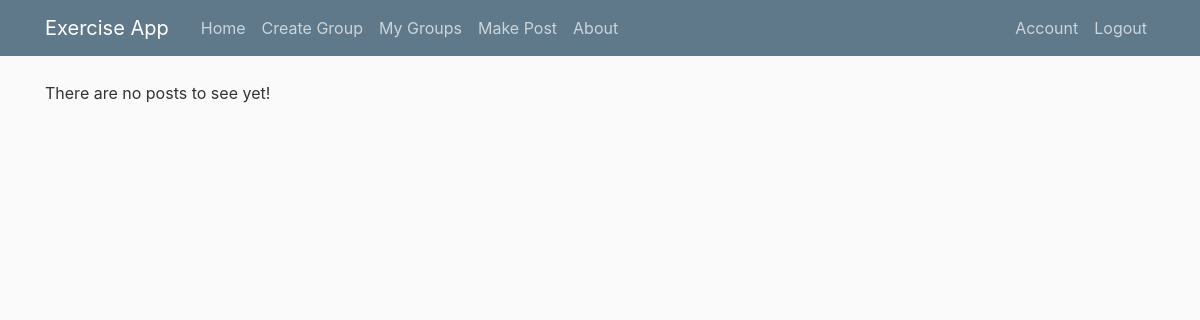
The page /home (signed in) on the database as committed earlier.
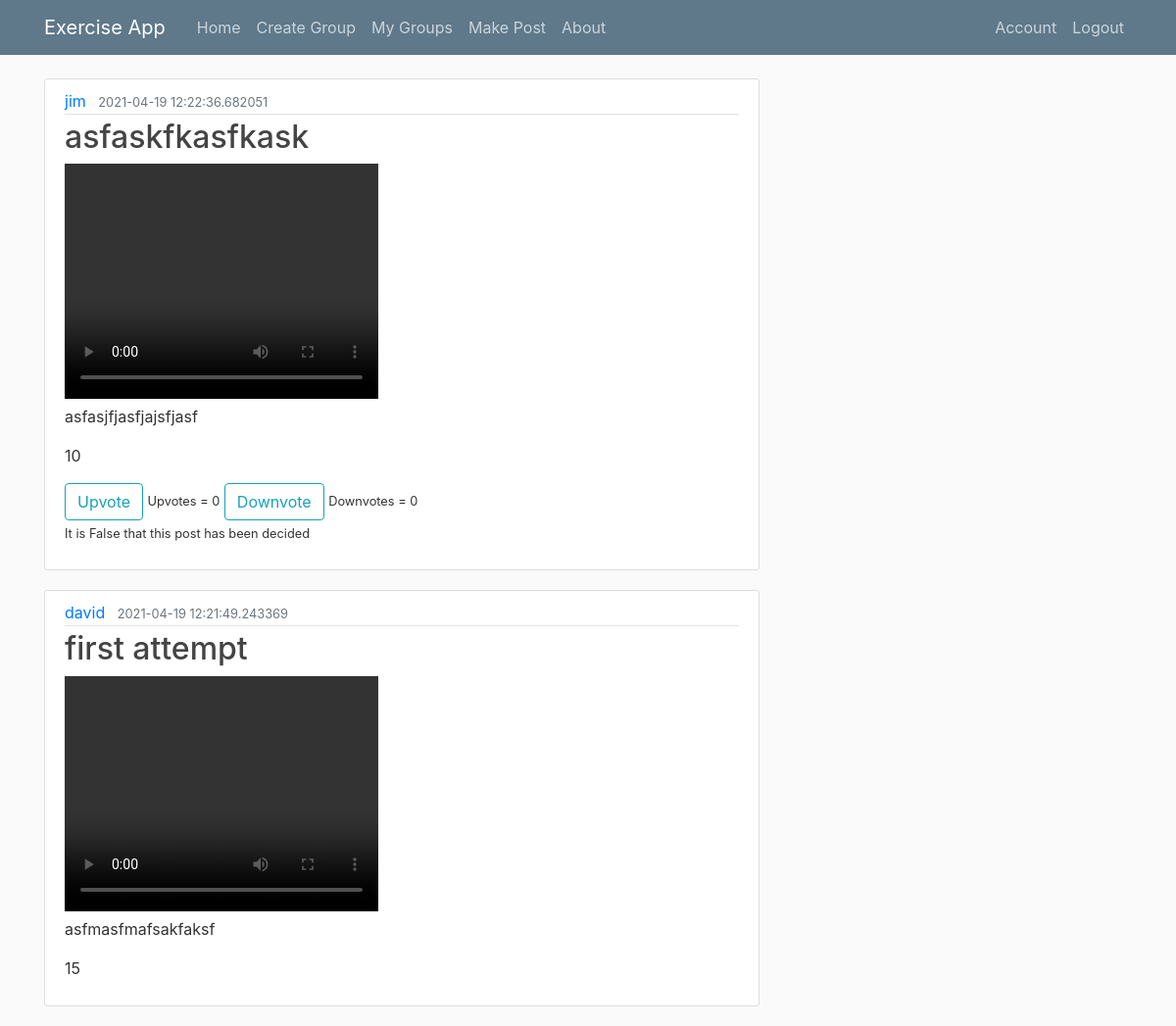
The same page on the database as committed later.
### exercisewebapp/models.py (models this page shows, shortened)
class Post(db.Model):
    id = db.Column(db.Integer, primary_key=True)
    title = db.Column(db.String(100), nullable=False)
    date_posted = db.Column(db.DateTime, nullable=False, default=datetime.utcnow)
    content = db.Column(db.Text, nullable=False)
    reps = db.Column(db.Integer, nullable=False)
    video = db.Column(db.String(100), nullable=False)
    user_id = db.Column(db.Integer, db.ForeignKey('user.id'), nullable=False)
    group_id = db.Column(db.Integer, db.ForeignKey('group.id'), nullable=False)
    votes = db.relationship("Postvote", uselist=False, back_populates="post")

class User(db.Model, UserMixin):
    id = db.Column(db.Integer, primary_key=True)
    username = db.Column(db.String(20), unique=True, nullable=False)
    email = db.Column(db.String(120), unique=True, nullable=False)
    image_file = db.Column(db.String(20), nullable=False, default='default.jpg')
    password = db.Column(db.String(60), nullable=False)
    posts = db.relationship('Post', backref="owner",uselist=True)
    groups = db.relationship('Group', secondary=groupslink, backref=db.backref('groups', lazy='dynamic'))

class Postvote(db.Model):
    id = db.Column(db.Integer, primary_key=True)
    post_id = db.Column(db.Integer, db.ForeignKey('post.id'), nullable=False)
    group_id = db.Column(db.Integer, db.ForeignKey('group.id'), nullable=False)
    post = db.relationship("Post", back_populates="votes")
    upvote_number = db.Column(db.Integer, nullable=False)
    downvote_number = db.Column(db.Integer, nullable=False)
    total_votes = db.Column(db.Integer, nullable=False)
    member_count = db.Column(db.Integer, nullable=False)
    users_voted = db.relationship('User',
                            secondary=usersVotes,
                            backref='collections')
    decided = db.Column(db.Boolean, nullable = False)
    decision = db.Column(db.Boolean ,nullable = True)

### exercisewebapp/routes.py (the view, shortened to what this page needs)
@app.route("/home", methods=['GET', 'POST'])
def home():
    if current_user.is_authenticated:
        groups = []
        all_p = Post.query.all()
        df = convert_posts_2_df(all_p)
        print(df)
        user = db.session.query(User).filter(User.id == current_user.id).one()
        for group in user.groups:
            groups.append(group.id)
        data = db.session.query(Post, User, Postvote).join(User).join(Postvote).filter(Post.group_id.in_(groups)).all()
        data.reverse()
        form = VoteForm()
        x = True
        return render_template('homefeed.html', posts=data, current_user_id=current_user.id, form=form, x=x)
    return render_template('homefeed.html')

### exercisewebapp/forms.py
class VoteForm(FlaskForm):
    upvote = SubmitField('Upvote')
    downvote = SubmitField('Downvote')
    myhiddenid = HiddenField()

### exercisewebapp/models.py (called while the page is built)
@login_manager.user_loader
def load_user(user_id):
    return User.query.get(int(user_id))

### exercisewebapp/routes.py (called while the page is built)
def get_current_user_groups():
    current_user_groups_id_list = []
    for group in current_user.groups:
        current_user_groups_id_list.append(group.id)
    return current_user_groups_id_list

def convert_posts_2_df(all_posts):
    df_main = pd.DataFrame(columns=['post_id', 'group_id', 'user_id', 'date_posted', 'reps'])
    current_users_groups = get_current_user_groups()
    for post in all_posts:
        post_info = []
        if post.group_id in current_users_groups:
            post_info.append(post.id)
            post_info.append(post.group_id)
            post_info.append(post.user_id)
            post_info.append(post.date_posted)
            post_info.append(post.reps)
            df_inloop = pd.DataFrame([post_info],
                                     columns=['post_id', 'group_id', 'user_id', 'date_posted', 'reps'])
            df_main = pd.concat([df_main, df_inloop])
    unique_group_ids = df_main['group_id'].unique()
    print(unique_group_ids)
    return df_main

### exercisewebapp/templates/homefeed.html (shortened to what this page needs)
{% extends "layout.html" %}
{% block content %}
    {% set var = namespace(are_there_posts=False) %}
    {% for post, user, postvote in posts %}
        {% if postvote.decided == False %}
            {% set var.are_there_posts = True %}
            <article class="media content-section">
              <div class="media-body">
                <div class="article-metadata">
                  <a class="mr-2" href="#">{{ user.username }}</a>
                  <small class="text-muted">{{ post.date_posted }}</small>
                </div>
                <h2><a class="article-title" href="#">{{ post.title }}</a></h2>
                  <video width="320" height="240" controls>
                <source src= "static/uploads/{{post.video}}"  type="video/mp4">
                </video>
                <p class="article-content">{{ post.content }}</p>
                <p class="article-content">{{ post.reps }}</p>
                {% if not (current_user_id == user.id) %}
                    <form method="post" action="" id="{{postvote.id}}">
                    <div class="form-group" name="{{postvote.id}}" >
                        {{ form.upvote( class="btn btn-outline-info") }} <small>Upvotes = {{ postvote.upvote_number}}</small>
                    {{ form.downvote( class="btn btn-outline-info") }} <small>Downvotes = {{ postvote.downvote_number}}</small>
                        <p>
                            <small>It is {{postvote.decided}} that this post has been decided </small></p>
                    </div>
                    </form>
                {% endif %}
        {% endif %}
              </div>
            </article>
    {% endfor %}
    {% if current_user.is_authenticated %}
        {% if not var.are_there_posts %}
            <p>There are no posts to see yet!</p>
        {% endif %}
    {% endif %}
{% endblock content %}

### exercisewebapp/templates/layout.html (shortened to what this page needs)
<!DOCTYPE html>
<html>
<head>
    <link rel="stylesheet" href="https://maxcdn.bootstrapcdn.com/bootstrap/4.0.0/css/bootstrap.min.css">
    <link rel="stylesheet" type="text/css" href="{{ url_for('static', filename='main.css') }}">
</head>
<body>
    <header class="site-header">
      <nav class="navbar navbar-expand-md navbar-dark bg-steel fixed-top">
        <div class="container">
          <a class="navbar-brand mr-4" href="/">Exercise App</a>
          <div class="collapse navbar-collapse" id="navbarToggle">
            <div class="navbar-nav mr-auto">
              <a class="nav-item nav-link" href="{{ url_for('home') }}">Home</a>
                {% if current_user.is_authenticated %}
                    <a class="nav-item nav-link" href="{{ url_for('creategroup') }}">Create Group</a>
                    <a class="nav-item nav-link" href="{{ url_for('update_leaderboard') }}">My Groups</a>
                    <a class="nav-item nav-link" href="{{ url_for('post_leaderboard') }}">Make Post</a>
                {% endif %}
              <a class="nav-item nav-link" href="{{ url_for('about') }}">About</a>
            </div>
            <div class="navbar-nav">
              {% if current_user.is_authenticated %}
                <a class="nav-item nav-link" href="{{ url_for('account') }}">Account</a>
                <a class="nav-item nav-link" href="{{ url_for('logout') }}">Logout</a>
              {% else %}
                <a class="nav-item nav-link" href="{{ url_for('login') }}">Login</a>
                <a class="nav-item nav-link" href="{{ url_for('register') }}">Register</a>
              {% endif %}
            </div>
          </div>
        </div>
      </nav>
    </header>
    <main role="main" class="container">
      <div class="row">
        <div class="col-md-8">
          {% block content %}{% endblock %}
    </main>
</body>
</html>

### exercisewebapp/static/main.css (style rules this page uses)
body { background: #fafafa; color: #333333; margin-top: 5rem; }
h1, h2, h3, h4, h5, h6 { color: #444444; }
.bg-steel { background-color: #5f788a; }
.site-header .navbar-nav .nav-link { color: #cbd5db; }
.content-section { background: #ffffff; padding: 10px 20px; border: 1px solid #dddddd; border-radius: 3px; margin-bottom: 20px; }
.article-title { color: #444444; }
.article-content { white-space: pre-line; }
.article-metadata { padding-bottom: 1px; margin-bottom: 4px; border-bottom: 1px solid #e3e3e3 }

Rows that differ between the two databases and show on the page:
added Post: username "jim", date_posted "2021-04-19 12:22:36.682051", title "asfaskfkasfkask", content "asfasjfjasfjajsfjasf", reps "10", upvote_number "0", downvote_number "0", decided "False"
added Post: username "david", date_posted "2021-04-19 12:21:49.243369", title "first attempt", content "asfmasfmafsakfaksf", reps "15"
Other text that changed with them:
text no longer shown: "There are no posts to see yet!"
